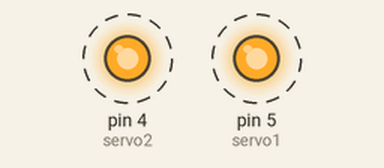
Bench run of a sketch on a simulated Arduino Uno, built with avr-gcc and run on an emulated ATmega328P. On the bench: output pins drawn as LEDs (lit = HIGH). Dashed ring = blinking.

Above: at 0.5 s.
Timing chart, 0 to 4.6 s (numbered marks = the images above):
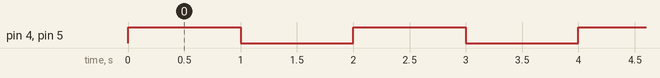

The sketch:

motor2.ino
```cpp
//서보모터 2개 작동//led 작동
int servo1 = 5;
int servo2 = 4;

void setup() {
  pinMode(servo1, OUTPUT);
  pinMode(servo2, OUTPUT);
}
void loop() {
  digitalWrite(servo1, HIGH);
  digitalWrite(servo2, HIGH);
  delay(1000);
  digitalWrite(servo1, LOW);
  digitalWrite(servo2, LOW);
  delay(1000);
}
```

Measured:
- by itself, pin 4 (servo2), pin 5 (servo1): alternates HIGH for 1.0 s and LOW for 1.0 s
